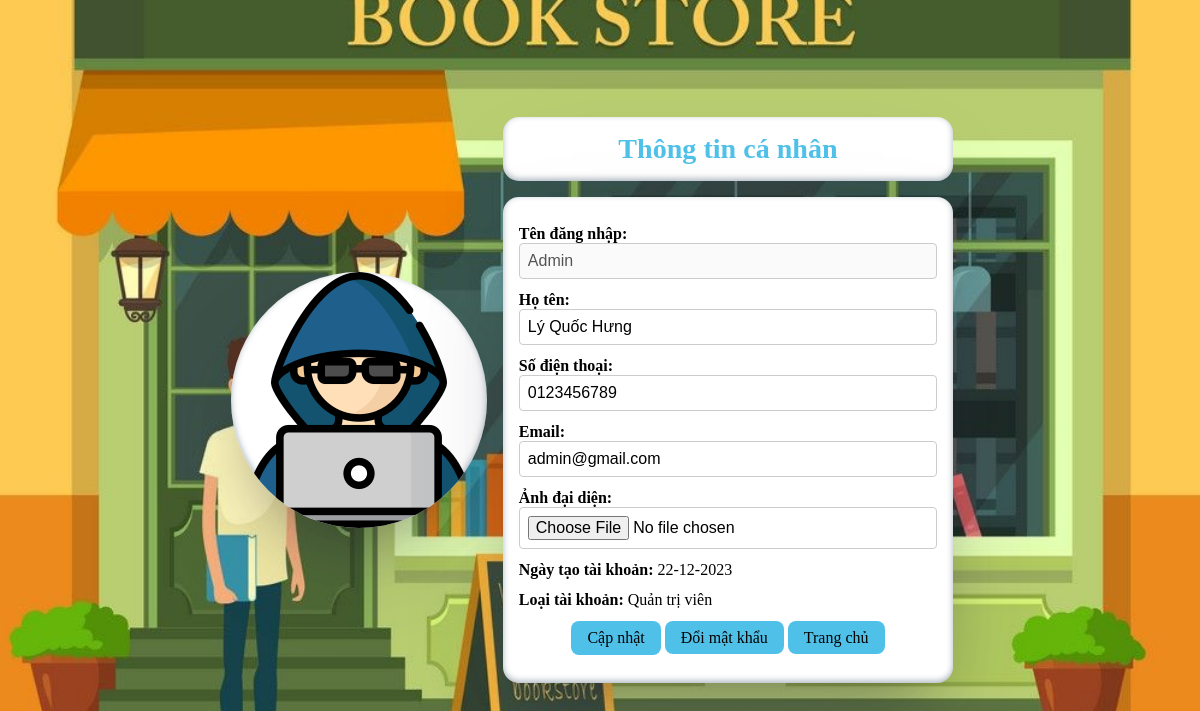
The app's page /profile.php (signed in) with its own data.
### tables this page shows
CREATE TABLE `users` (
  `Username` varchar(64) NOT NULL,
  `Password` varchar(64) NOT NULL,
  `Fullname` varchar(64) DEFAULT NULL,
  `Phone` varchar(11) DEFAULT NULL,
  `Email` varchar(64) NOT NULL,
  `Avatar` varchar(255) NOT NULL,
  `Money` int(11) DEFAULT 0,
  `Status` tinyint(4) DEFAULT 1,
  `CreatedAt` datetime(3) DEFAULT current_timestamp(3),
  `AccountTypeID` int(11) NOT NULL
);

CREATE TABLE `account_types` (
  `AccountTypeID` int(11) NOT NULL,
  `AccountTypeName` varchar(25) NOT NULL
);

### config/database.php (called while the page is built, shortened)
<?php
class Database
{
    private static function Connect()
    {
        $connect = new mysqli(self::HOST, self::USERNAME, self::PASSWORD, self::DBNAME);
        return $connect;
    }
    public static function GetData($query, $format = [])
    {
        if (is_array($format)) {
            $connect = self::Connect();
            $resQuery = $connect->query($query);
            if (!$resQuery) {
                die('Invalid query: ' . $connect->error);
            } else {
                $arr = [];
                if ($resQuery->num_rows > 0) {
                    while ($row = $resQuery->fetch_assoc()) {
                        $arr[] = $row;
                    }
                    if (isset($format['row'])) {
                        return $arr[$format['row']];
                    }
                }
            }
            return $arr;
        }
        return [];
    }
}

### profile.php (the view, shortened to what this page needs)
<?php include 'config/Database.php'?>
<!DOCTYPE html>
<html lang="en">
<head>
    <link rel="stylesheet" href="/assets/css/style.css">
</head>
<?php
    $sql = "SELECT * FROM Users, Account_Types WHERE Users.AccountTypeID = Account_Types.AccountTypeID AND Username = '" . $_SESSION['Username'] . "'";
    $user = Database::GetData($sql, ['row' => 0]);
?>
<body class="profile__bg d-flex-center">
    <img class="profile__avatar" src="<?=$_SESSION['Avatar']?>" alt="Avatar">
    <div class="profile__form">
        <div class="profile__form--header">
            <h3>Thông tin cá nhân</h3>
        </div>
        <form class="profile__form--body" method="POST" enctype="multipart/form-data">
            <div class="profile__group">
                <b>Tên đăng nhập: </b>
                <input type="text" name="username" value="<?=$user['Username']?>" disabled>
            </div>
            <div class="profile__group">
                <b>Họ tên: </b>
                <input type="text" name="fullname" value="<?=$user['Fullname']?>">
            </div>
            <div class="profile__group">
                <b>Số điện thoại: </b>
                <input type="text" name="phone" value="<?=$user['Phone']?>">
            </div>
            <div class="profile__group">
                <b>Email: </b>
                <input type="email" name="email" value="<?=$user['Email']?>">
            </div>
            <div class="profile__group">
                <b>Ảnh đại diện: </b>
                <input type="file" name="avatar">
            </div>
            <div class="profile__group">
                <span><b>Ngày tạo tài khoản: </b> <?=date_format(new DateTime($user['CreatedAt']), 'd-m-Y')?></span>
            </div>
            <div class="profile__group">
                <span><b>Loại tài khoản: </b> <?=$user['AccountTypeName']?></span>
            </div>
            <div class="profile__group d-flex-center">
                <div>
                    <input class="btn" name="submit" type="submit" value="Cập nhật">
                    <a class="btn" href="/change-password.php">Đổi mật khẩu</a>
                    <a class="btn" href="/">Trang chủ</a>
                </div>
            </div>
        </form>
    </div>
</body>
</html>

### assets/css/style.css (style rules this page uses)
* { margin: 0; padding: 0; box-sizing: border-box; }
.d-flex-center { display: flex; align-items: center; justify-content: center; }
.profile__bg { width: 100vw; height: 100vh; background: center / cover no-repeat url('../img/profile-bg.jpg'); }
.profile__form { font-size: 16px; }
.profile__avatar { width: 256px; height: 256px; border-radius: 50%; background-color: white; box-shadow: rgba(50, 50, 93, 0.25) 0px 50px 100px -20px, rgba(0, 0, 0, 0.3) 0px 30px 60px -30px, rgba(10, 37, 64, 0.35) 0px -2px 6px 0px inset; }
.profile__form--header, .profile__form--body, .profile__form--footer { background-color: white; padding: 16px; margin: 16px; border-radius: 16px; box-shadow: rgba(50, 50, 93, 0.25) 0px 50px 100px -20px, rgba(0, 0, 0, 0.3) 0px 30px 60px -30px, rgba(10, 37, 64, 0.35) 0px -2px 6px 0px inset; }
.profile__form--header { color: #4FC1E9; font-size: 24px; text-align: center; }
.profile__form input:not([type="submit"]) { width: 100%; font-size: inherit; padding: 8px; border: 1px solid #ccc; border-radius: 4px; outline: none; }
.profile__form .profile__group { margin: 12px 0; }
.profile__form .btn { background-color: #4FC1E9; color: black; font-size: inherit; font-family: inherit; padding: 8px 16px; text-decoration: none; border: 0; border-radius: 8px; outline: none; text-align: center; cursor: pointer; }

### records on screen
users: username "Admin", fullname "Lý Quốc Hưng", phone "0123456789", email "admin@gmail.com", CreatedAt "22-12-2023", AccountTypeID.AccountTypeName "Quản trị viên"
